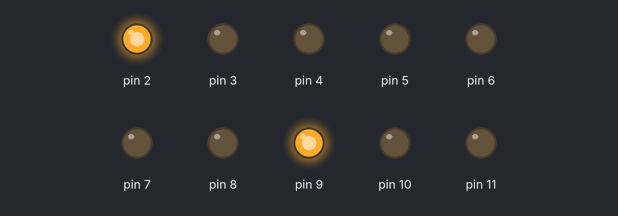
A sketch run on a simulated Arduino Uno, built with avr-gcc and run on an emulated ATmega328P. Parts: output pins drawn as LEDs (lit = HIGH). Pins used as bus, display or sensor lines are not drawn.

Above: at 0.25 s.
At 0.85 s:
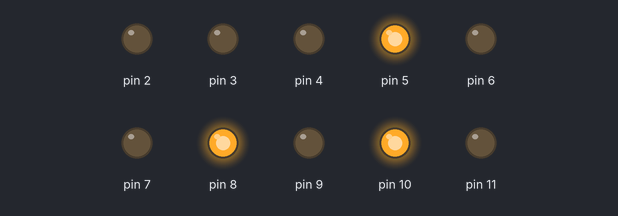
At 1.55 s:
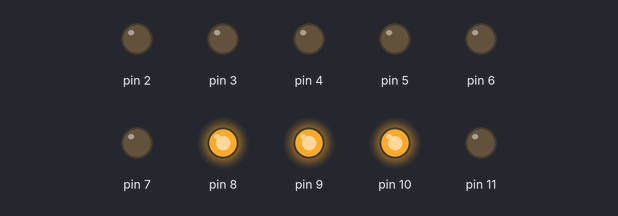
At 2.8 s:
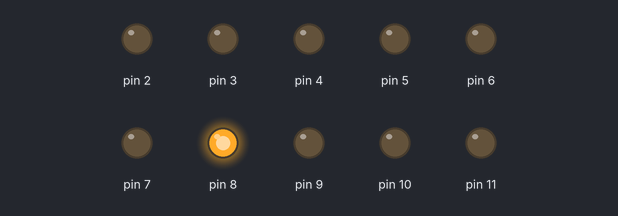
At 4.55 s:
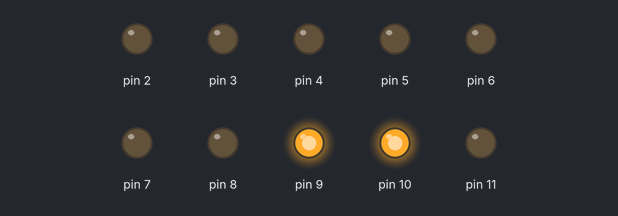
At 6.35 s:
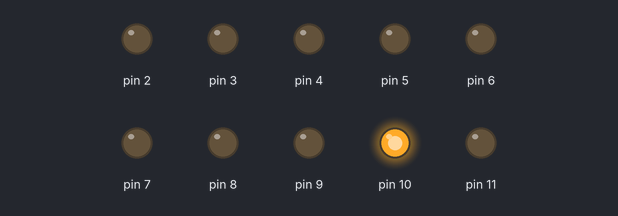
Timing chart, 0 to 6.7 s (numbered marks = the images above):
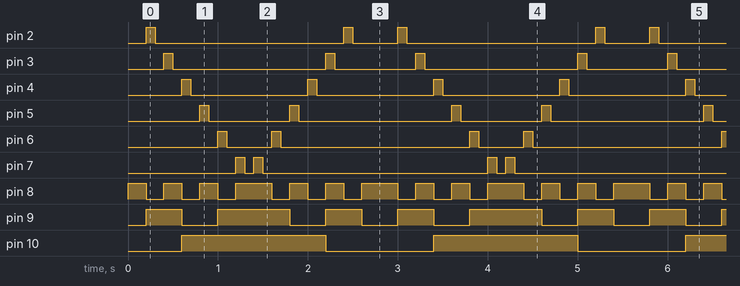

Measured:
- by itself, pin 2: repeats every 2.8 s: LOW 2.1 s, HIGH 0.10 s, LOW 0.50 s, HIGH 0.10 s
- by itself, pin 3: repeats every 2.8 s: LOW 1.7 s, HIGH 0.10 s, LOW 0.90 s, HIGH 0.10 s
- by itself, pin 4: alternates HIGH for 0.10 s and LOW for 1.3 s
- by itself, pin 5: repeats every 2.8 s: LOW 0.90 s, HIGH 0.10 s, LOW 1.7 s, HIGH 0.10 s
- by itself, pin 6: repeats every 2.8 s: LOW 0.50 s, HIGH 0.10 s, LOW 2.1 s, HIGH 0.10 s
- by itself, pin 7: repeats every 2.8 s: LOW 0.10 s, HIGH 0.10 s, LOW 2.5 s, HIGH 0.10 s
- by itself, pin 8: repeats every 1.4 s: 2 × (LOW 0.20 s, HIGH 0.20 s), LOW 0.20 s, HIGH 0.40 s
- by itself, pin 9: repeats every 2.8 s: LOW 0.40 s, HIGH 0.80 s, 2 × (LOW 0.40 s, HIGH 0.40 s)

The sketch:

arduino.78incrementaregresa.ino
```cpp
int tiempo = 100;

void setup() {
  Serial.begin(9600);
  Serial.end();

  for (int i = 0; i < 8; i++) {
    pinMode(i, OUTPUT);
  }

for (int i = 8; i < 12; i++) {
    pinMode(i, OUTPUT);
  }


}

void loop() {

  for (int i = 1; i < 8; i++) {
    PORTB=i;
    digitalWrite(i, HIGH);
    delay(tiempo);
    digitalWrite(i, LOW);
      digitalWrite(0, HIGH);
  delay(tiempo);
  digitalWrite(0, LOW);
  }
  for (int i = 7; i > 0; i--) {
        PORTB=i;

    digitalWrite(i, HIGH);
    delay(tiempo);
    digitalWrite(i, LOW);
      digitalWrite(0, HIGH);
  delay(tiempo);
  digitalWrite(0, LOW);
  }
}
```
